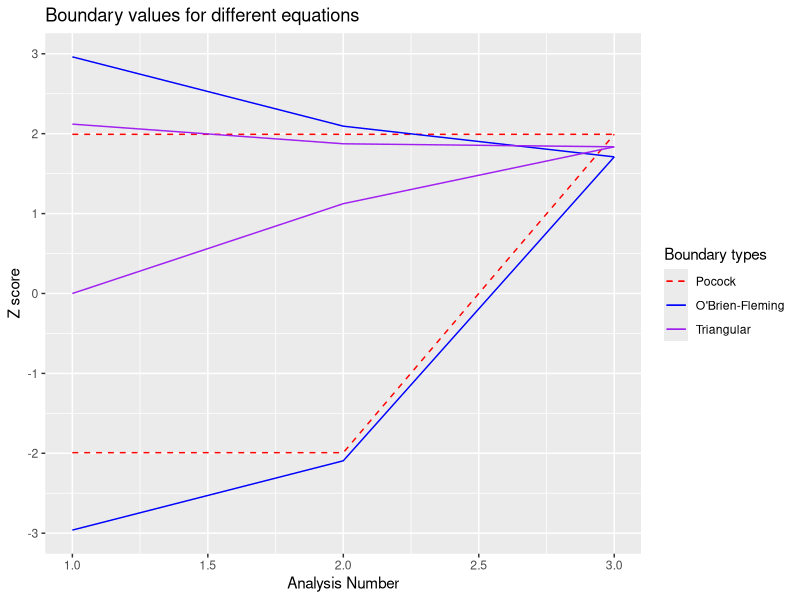
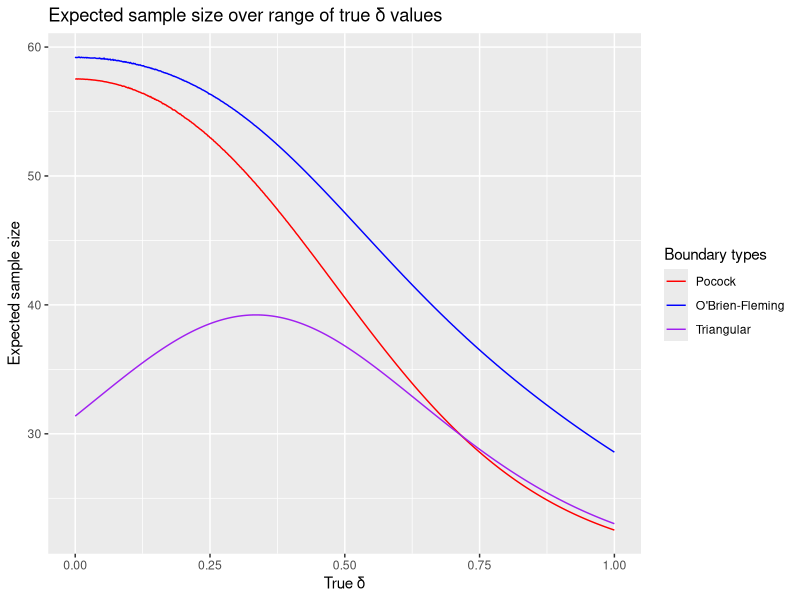
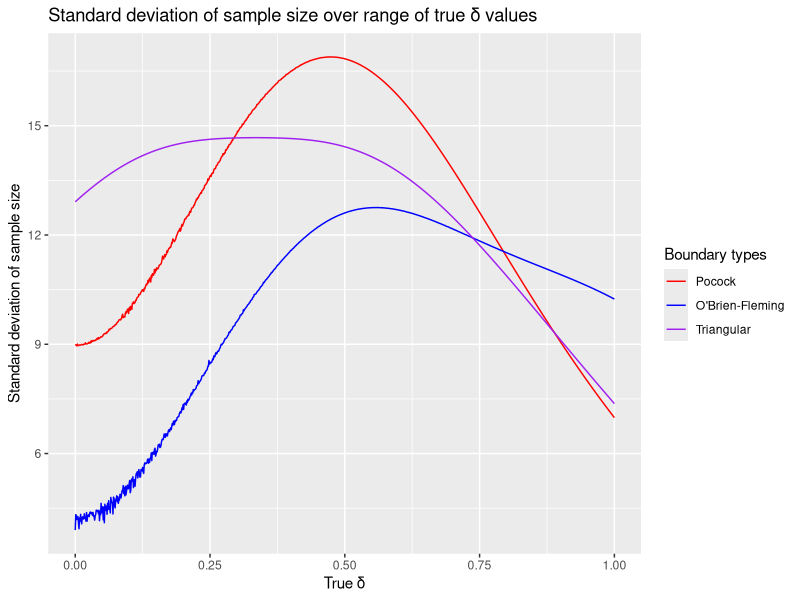
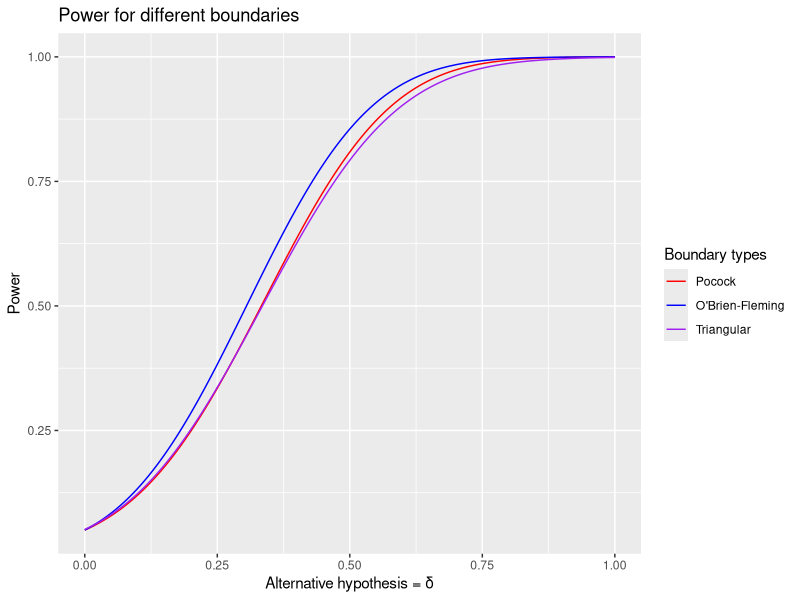

Reproduce these figures in R, in order.
## ---- chunk 1
knitr::opts_chunk$set(echo = TRUE)

# load required libraries
library(mvtnorm)
library(ggplot2)

# set the seed
set.seed(585883357)
## ---- chunk 2
gsd_simulations <- function(n_analyses = 3,
                            upper_bounds = c(2.5, 2, 1.5),
                            lower_bounds = c(0, 0.75, 1.5),
                            n_patients = c(20, 40, 60),
                            null_hypothesis = 0,
                            alt_hypothesis = 0.5,
                            variance = 1) {
  
  # sanity checks
  # sanity checks, function stops
  if(length(upper_bounds) != length(lower_bounds)) {
    stop("Warning: number of upper bounds must equal number of lower bounds")
  }
  
  if(length(n_patients) != length(upper_bounds)) {
    stop("Warning: number of patients vector must equal number of bounds")
  }
  
  if(n_analyses != length(upper_bounds)) {
    stop("Warning: number of analyses must equal number of bounds")
  }
  
  # assign values for null and alt hypotheses
  theta_0 <- null_hypothesis
  delta <- alt_hypothesis
  
  # empty mean vectors to fill
  mean_0 <- c()
  mean_1 <- c()
  
  # need to parse the upper and lower boundaries of the design
  # for futility and efficacy, must put the bounds of integration correctly 
  # for pmvnorm
  futility_l_bounds <- list()
  futility_u_bounds <- list()
  efficacy_l_bounds <- list()
  efficacy_u_bounds <- list()

  n_analyses <- length(upper_bounds)

  for (i in 1:n_analyses) {
    
    # special case of i = 1
    if (i == 1) {
      futility_l_bounds[[i]] <- lower_bounds[i]
      futility_u_bounds[[i]] <- upper_bounds[i]
      efficacy_l_bounds[[i]] <- lower_bounds[i]
      efficacy_u_bounds[[i]] <- upper_bounds[i]
      next
    }
    
    # all other cases
    futility_l_bounds[[i]] <- c(lower_bounds[1:i-1], -Inf)
    futility_u_bounds[[i]] <- c(upper_bounds[1:i-1], lower_bounds[i])
    
    efficacy_l_bounds[[i]] <- c(lower_bounds[1:i-1], upper_bounds[i])
    efficacy_u_bounds[[i]] <- c(upper_bounds[1:i-1], Inf)
  }
  
  # list of probabilities to return
  probs_to_return <- list()
  
  # list of SIGMAs
  SIGMA_list <- list()
    
  for (i in 1:n_analyses) {
    if (i == 1) next
    
    # start with diagonal matrix for SIGMA
    SIGMA <- diag(nrow = i)
    
    # n = 2, need to fill all but 11, 22
    # n = 3, need to fill all but 11, 22, 33
    # n = 4, need to fill all but 11, 22, 33, 44
    # etc. 
    for(i in 1:i) {
      for(j  in 1:i) {
        
        # leave the 1s on the diagonal, skip this iteration of for loop
        if(i == j) next
        
        # when i is less than j, the lower number of patients will be in numerator
        if(i < j) SIGMA[i,j] <- sqrt(n_patients[i] / n_patients[j])
        
        # when i is greater than j, the lower number of patients will be in numerator
        if(i > j) SIGMA[i,j] <- sqrt(n_patients[j] / n_patients[i])
        
      }
    }
    
    SIGMA_list[[i]] <- SIGMA
  }
  
  
  for (i in 1:n_analyses) {
    
    ##############
    # ANALYSIS 1 #
    ##############
    if(i == 1) {
      # mean under null
      mean_0[i] <- theta_0 * sqrt(n_patients[i]/(2*variance))
      
      # mean under alternative
      mean_1[i] <- delta * sqrt(n_patients[i]/(2*variance))
      
      # prob stop for futility, null
      futility_null <- pnorm(futility_l_bounds[[i]], 
                             mean = mean_0, 
                             sd = sqrt(variance))
      
      # prob stop for efficacy, null
      efficacy_null <- pnorm(efficacy_u_bounds[[i]], 
                             mean = mean_0, 
                             sd = sqrt(variance), 
                             lower.tail = FALSE)
  
      # prob stop for futility, alt
      futility_alt <- pnorm(futility_l_bounds[[i]], 
                            mean = mean_1, 
                            sd = sqrt(variance))
      
      # prob stop for efficacy
      efficacy_alt <- pnorm(efficacy_u_bounds[[i]], 
                            mean = mean_1, 
                            sd = sqrt(variance), 
                            lower.tail = FALSE)
      
      probs_to_return[[i]] <- c(futility_null, efficacy_null, futility_alt, efficacy_alt)
      names(probs_to_return[[i]]) <- c("futility_null", "efficacy_null", "futility_alt", "efficacy_alt")
      
      next
    }
    
    ######################
    # ALL OTHER ANALYSES #
    ######################
    
    # next mean under null
    mean_0[i] <- theta_0 * sqrt(n_patients[i] / (2 * variance))
    
    # next mean under alternative
    mean_1[i] <- delta * sqrt(n_patients[i]/ (2*variance))
    
    # bounds for these will be same
    # futility under null
    futility_null <- pmvnorm(lower = futility_l_bounds[[i]], 
                             upper = futility_u_bounds[[i]], 
                             mean = mean_0, corr = SIGMA_list[[i]])
    # futility under alt
    futility_alt <- pmvnorm(lower = futility_l_bounds[[i]], 
                            upper = futility_u_bounds[[i]], 
                            mean = mean_1, corr = SIGMA_list[[i]])
    
    # bounds for these will be same
    # futility under null
    efficacy_null <- pmvnorm(lower = efficacy_l_bounds[[i]], 
                             upper = efficacy_u_bounds[[i]],
                             mean = mean_0, corr = SIGMA_list[[i]])
    # futility under alt
    efficacy_alt <- pmvnorm(lower = efficacy_l_bounds[[i]], 
                            upper = efficacy_u_bounds[[i]], 
                            mean = mean_1, corr = SIGMA_list[[i]])
    
    probs_to_return[[i]] <- c(futility_null, efficacy_null, futility_alt, efficacy_alt)
    names(probs_to_return[[i]]) <- c("futility_null", "efficacy_null", "futility_alt", "efficacy_alt")
    
  }
    
  # vector to collect the sum of futility and efficacy probabilities
  sum_probs <- c()
  
  # get alpha and power
  alpha <- 0
  power <- 0
  
  for (i in 1:n_analyses) {
    
    # pull the probabilities from the list
    tmp_probs <- probs_to_return[[i]]
    
    # gather them into a vector
    # 3:4 because we want to calculate under the alternative
    sum_probs <- c(sum_probs, sum(tmp_probs[3:4]))
    
    alpha <- tmp_probs[2] + alpha
    power <- tmp_probs[4] + power
    
  }
  
  # calculate the expected sample size
  ess <- sum(n_patients * sum_probs)
  vss <- sum(n_patients^2 * sum_probs) - ess^2
  
  # add the expected sample size to the list
  return_values <- append(probs_to_return, values = c(ess, vss, alpha, power))
  
  # name the list
  names_for_list <- as.vector(sapply("analysis_", paste0, 1:n_analyses))
  names_for_list <- c(names_for_list, "expected_sample_size", "var_sample_size",
                      "alpha", "power")
  names(return_values) <- names_for_list
  
  # return probabilities and ESS
  return_values
}
## ---- chunk 3
pocock_bounds_ib <- function(n_analyses = 3,
                          alpha = 0.05,
                          n_patients = c(20, 40, 60)) {
  
  # the precision of the estimate for alpha
  epsilon <- 1e-8
  
  # starting upper bounds
  ub1 <- rep(0, length.out = n_analyses)
  lb1 <- -ub1
  
  # starting lower bounds
  ub2 <- rep(10, length.out = n_analyses)
  lb2 <- -ub2
  
  # first alpha calculation
  sim <- gsd_simulations(n_analyses = n_analyses,
                            upper_bounds = ub1,
                            lower_bounds = lb1,
                            n_patients = n_patients)
  
  while ( abs(sim$alpha - alpha) > epsilon) {
    
    # calculate the first midpoint
    mid_u <- (ub1 + ub2) / 2
    mid_l <- -mid_u 
    
    # calculate the simulated alpha
    sim <- gsd_simulations(n_analyses = n_analyses,
                            upper_bounds = mid_u,
                            lower_bounds = mid_l,
                            n_patients = n_patients)
    
    # 
    if (sim$alpha > alpha) {
      
      ub1 <- mid_u
      lb1 <- mid_l
      
    } else {
      
      ub2 <- mid_u
      lb2 <- mid_l
      
    }
    
  } 
  
  # return the values of interest
  return( list(upper_bounds = ub1, 
               lower_bounds = lb1, 
               simulation = sim) )
  
}
## ---- chunk 4
pocock_bounds <- function(n_analyses = 3,
                             alpha = 0.05,
                             n_patients = c(20, 40, 60)) {
  
  # the precision of the estimate for alpha
  epsilon <- 1e-8
  
  # close bounds using Bonferroni correction
  # -qnorm because the value of upper bounds must be positive
  bounds <- rep(-qnorm(alpha / n_analyses), length.out = n_analyses)
  
  # set the upper and lower bounds
  upper_bounds <- bounds
  lower_bounds <- -bounds
  
  # get alpha
  sim <- gsd_simulations(n_analyses = n_analyses,
                         upper_bounds = upper_bounds,
                         lower_bounds = lower_bounds,
                         n_patients = n_patients)
  
  # while the absolute value of the difference is larger than the precision
  while(abs(sim$alpha - alpha) >= epsilon) {
    
    # if we are above alpha, increase the magnitude of the bounds
    if( (sim$alpha - alpha) > epsilon) {
      
      bounds <- bounds + abs(sim$alpha - alpha)
  
    # if we are below alpha, decrease the magnitude of the bounds
    } else if ( (sim$alpha - alpha) < epsilon ) {
      
      bounds <- bounds - abs(sim$alpha - alpha)

    }
    
    # save the new bounds
    upper_bounds <- bounds
    lower_bounds <- -bounds
    
    # get the new value of alpha
    sim <- gsd_simulations(n_analyses = n_analyses,
                           upper_bounds = upper_bounds,
                           lower_bounds = lower_bounds,
                           n_patients = n_patients)
  }
  
  # return the values of interest
  return( list(upper_bounds = upper_bounds, 
               lower_bounds = lower_bounds, 
               simulation = sim) )

}
## ---- chunk 5
bench::mark(
  pocock_bounds(),
  pocock_bounds_ib(),
  check = FALSE
)
## ---- chunk 6
of_bounds_ib <- function(n_analyses = 3,
                          alpha = 0.05,
                          n_patients = c(20, 40, 60)) {
  
  # the precision of the estimate for alpha
  epsilon <- 1e-8
  
  # starting upper bounds
  ub1 <- rep(0, length.out = n_analyses)
  lb1 <- -ub1
  
  # starting lower bounds
  ub2 <- rep(10, length.out = n_analyses)
  lb2 <- -ub2
  
  # ob bounds
  ob_u1 <- ub1 * (1:n_analyses / n_analyses)^-0.5
  ob_l1 <- -ob_u1
  
  ob_u2 <- ub2 * (1:n_analyses / n_analyses)^-0.5
  ob_l2 <- -ob_u2
  
  # first alpha calculation
  sim <- gsd_simulations(n_analyses = n_analyses,
                            upper_bounds = ob_u1,
                            lower_bounds = ob_l1,
                            n_patients = n_patients)
  
  while ( abs(sim$alpha - alpha) > epsilon) {
    
    # calculate the first midpoint
    mid_u <- (ub1 + ub2) / 2
    mid_l <- -mid_u 
    
    # get ob bounds
    mid_ob_u <- mid_u * (1:n_analyses / n_analyses)^-0.5
    mid_ob_l <- -mid_ob_u
    
    # calculate the simulated alpha
    sim <- gsd_simulations(n_analyses = n_analyses,
                            upper_bounds = mid_ob_u,
                            lower_bounds = mid_ob_l,
                            n_patients = n_patients)
    
    # 
    if (sim$alpha > alpha) {
      
      ub1 <- mid_u
      lb1 <- mid_l
      
    } else {
      
      ub2 <- mid_u
      lb2 <- mid_l
      
    }
    
  } 
  
  # return the values of interest
  return( list(upper_bounds = mid_ob_u, 
               lower_bounds = mid_ob_l, 
               simulation = sim) )
  
}
## ---- chunk 7
of_bounds <-  function(n_analyses = 3,
                       alpha = 0.05,
                       n_patients = c(20, 40, 60)) {
  
  # the precision of the estimate for alpha
  epsilon <- 1e-8
  
  # close bounds using Bonferroni correction
  # -qnorm because the value of upper bounds must be positive
  bounds <- rep(-qnorm(alpha / n_analyses), length.out = n_analyses)
  
  # modify the bounds using OF multiple
  of_bounds <- bounds * (1:n_analyses / n_analyses)^-0.5
  
  # set the upper and lower bounds
  upper_bounds <- of_bounds
  lower_bounds <- -of_bounds
  
  # get alpha
  sim <- gsd_simulations(n_analyses = n_analyses,
                         upper_bounds = upper_bounds,
                         lower_bounds = lower_bounds,
                         n_patients = n_patients)
  
  # while the absolute value of the difference is larger than the precision
  while(abs(sim$alpha - alpha) >= epsilon) {
    
    # if we are above alpha, increase the magnitude of the bounds
    if( (sim$alpha - alpha) > epsilon) {
      
      bounds <- bounds + abs(sim$alpha - alpha)
  
    # if we are below alpha, decrease the magnitude of the bounds
    } else if ( (sim$alpha - alpha) < epsilon ) {
      
      bounds <- bounds - abs(sim$alpha - alpha)

    }
    
    # modify the bounds using OF multiple
    of_bounds <- bounds * (1:n_analyses / n_analyses)^-0.5
    
    # save the new bounds
    upper_bounds <- of_bounds
    lower_bounds <- -of_bounds
    
    # get the new value of alpha
    sim <- gsd_simulations(n_analyses = n_analyses,
                           upper_bounds = upper_bounds,
                           lower_bounds = lower_bounds,
                           n_patients = n_patients)
  }
  
  # return the values of interest
  return( list(upper_bounds = upper_bounds, 
               lower_bounds = lower_bounds, 
               simulation = sim) )

  
}
## ---- chunk 8
of_bounds()
## ---- chunk 9
bench::mark(
  of_bounds(),
  of_bounds_ib(),
  check = FALSE
)
## ---- chunk 10
tri_bounds <- function(n_analyses = 3,
                       alpha = 0.05,
                       delta = 0.5) {
  
  I_L_term1 <- (4 * (0.583^2)) / n_analyses
  I_L_term2 <- 8 * log(1/(2*alpha))
  I_L_term3 <- (2 * 0.583) / sqrt(n_analyses)
  
  I_L <- (sqrt(I_L_term1 + I_L_term2) - I_L_term3)^2 * (1 / delta)^2
  
  bounds_term1 <- (2/delta) * log(1/(2*alpha))
  bounds_term2 <- 0.583 * sqrt(I_L / n_analyses)
  
  analysis_fracs <- (1:n_analyses / n_analyses)
  
  I_L_fracs <- I_L * analysis_fracs
  
  e_l <- (bounds_term1 - bounds_term2 + ((0.25*delta) * analysis_fracs * I_L )) / sqrt(I_L_fracs)

  f_l <- (-bounds_term1 + bounds_term2 + ((0.75*delta) * analysis_fracs * I_L )) / sqrt(I_L_fracs)
  
  return(list(upper_bounds = e_l, lower_bounds = f_l, info = I_L_fracs))
  
}
## ---- chunk 11
pocock_bounds <- function(n_analyses = 3,
                          alpha = 0.05,
                          n_patients = c(20, 40, 60)) {
  
  # the precision of the estimate for alpha
  epsilon <- 1e-8
  
  # starting upper bounds
  ub1 <- rep(0, length.out = n_analyses)
  lb1 <- -ub1
  
  # starting lower bounds
  ub2 <- rep(10, length.out = n_analyses)
  lb2 <- -ub2
  
  # first alpha calculation
  sim <- gsd_simulations(n_analyses = n_analyses,
                            upper_bounds = ub1,
                            lower_bounds = lb1,
                            n_patients = n_patients)
  
  while ( abs(sim$alpha - alpha) > epsilon) {
    
    # calculate the first midpoint
    mid_u <- (ub1 + ub2) / 2
    mid_l <- -mid_u 
    
    # calculate the simulated alpha
    sim <- gsd_simulations(n_analyses = n_analyses,
                            upper_bounds = mid_u,
                            lower_bounds = mid_l,
                            n_patients = n_patients)
    
    # 
    if (sim$alpha > alpha) {
      
      ub1 <- mid_u
      lb1 <- mid_l
      
    } else {
      
      ub2 <- mid_u
      lb2 <- mid_l
      
    }
    
  } 
  
  # return the values of interest
  return( list(upper_bounds = ub1, 
               lower_bounds = c(lb1[1:n_analyses-1], ub1[n_analyses]), 
               simulation = sim) )
  
}
## ---- chunk 12
of_bounds <- function(n_analyses = 3,
                          alpha = 0.05,
                          n_patients = c(20, 40, 60)) {
  
  # the precision of the estimate for alpha
  epsilon <- 1e-8
  
  # starting upper bounds
  ub1 <- rep(0, length.out = n_analyses)
  lb1 <- -ub1
  
  # starting lower bounds
  ub2 <- rep(10, length.out = n_analyses)
  lb2 <- -ub2
  
  # ob bounds
  ob_u1 <- ub1 * (1:n_analyses / n_analyses)^-0.5
  ob_l1 <- -ob_u1
  
  ob_u2 <- ub2 * (1:n_analyses / n_analyses)^-0.5
  ob_l2 <- -ob_u2
  
  # first alpha calculation
  sim <- gsd_simulations(n_analyses = n_analyses,
                            upper_bounds = ob_u1,
                            lower_bounds = ob_l1,
                            n_patients = n_patients)
  
  while ( abs(sim$alpha - alpha) > epsilon) {
    
    # calculate the first midpoint
    mid_u <- (ub1 + ub2) / 2
    mid_l <- -mid_u 
    
    # get ob bounds
    mid_ob_u <- mid_u * (1:n_analyses / n_analyses)^-0.5
    mid_ob_l <- -mid_ob_u
    
    # calculate the simulated alpha
    sim <- gsd_simulations(n_analyses = n_analyses,
                            upper_bounds = mid_ob_u,
                            lower_bounds = mid_ob_l,
                            n_patients = n_patients)
    
    # 
    if (sim$alpha > alpha) {
      
      ub1 <- mid_u
      lb1 <- mid_l
      
    } else {
      
      ub2 <- mid_u
      lb2 <- mid_l
      
    }
    
  } 
  
  # return the values of interest
  return( list(upper_bounds = mid_ob_u, 
               lower_bounds = c(mid_ob_l[1:n_analyses-1], mid_ob_u[n_analyses]), 
               simulation = sim) )
  
}
## ---- chunk 13
pocock_bounds()
of_bounds()
## ---- chunk 14
pocock_bounds <- pocock_bounds()
of_bounds <- of_bounds()
tri_bounds <- tri_bounds()
## ---- chunk 15
deltas <- seq(from = 0, to = 1, by = 0.001)
## ---- chunk 16
pk_power <- vector(mode = "numeric", length = length(deltas))
pk_ess <- vector(mode = "numeric", length = length(deltas))
pk_vss <- vector(mode = "numeric", length = length(deltas))

for (i in 1:length(deltas)) {
  
  sim <- gsd_simulations(upper_bounds = pocock_bounds$upper_bounds,
                         lower_bounds = pocock_bounds$lower_bounds,
                         alt_hypothesis = deltas[i])
  
  pk_power[i] <- sim$power
  pk_ess[i] <- sim$expected_sample_size
  pk_vss[i] <- sim$var_sample_size
}
## ---- chunk 17
of_power <- vector(mode = "numeric", length = length(deltas))
of_ess <- vector(mode = "numeric", length = length(deltas))
of_vss <- vector(mode = "numeric", length = length(deltas))

for (i in 1:length(deltas)) {
  
  sim <- gsd_simulations(upper_bounds = of_bounds$upper_bounds,
                         lower_bounds = of_bounds$lower_bounds,
                         alt_hypothesis = deltas[i])
  
  of_power[i] <- sim$power
  of_ess[i] <- sim$expected_sample_size
  of_vss[i] <- sim$var_sample_size
}
## ---- chunk 18
tr_power <- vector(mode = "numeric", length = length(deltas))
tr_ess <- vector(mode = "numeric", length = length(deltas))
tr_vss <- vector(mode = "numeric", length = length(deltas))

for (i in 1:length(deltas)) {
  
  sim <- gsd_simulations(upper_bounds = tri_bounds$upper_bounds,
                         lower_bounds = tri_bounds$lower_bounds,
                         alt_hypothesis = deltas[i])
  
  tr_power[i] <- sim$power
  tr_ess[i] <- sim$expected_sample_size
  tr_vss[i] <- sim$var_sample_size
  
}
## ---- chunk 19
ggplot() +
  geom_line(mapping = aes(x = 1:3, y = pocock_bounds$upper_bounds, color = "Pocock"),
            linetype = 2) +
  geom_line(mapping = aes(x = 1:3, y = pocock_bounds$lower_bounds, color = "Pocock"),
            linetype = 2) +
  geom_line(mapping = aes(x = 1:3, y = of_bounds$upper_bounds, color = "O'Brien-Fleming")) +
  geom_line(mapping = aes(x = 1:3, y = of_bounds$lower_bounds, color = "O'Brien-Fleming")) +
  geom_line(mapping = aes(x = 1:3, y = tri_bounds$upper_bounds, color = "Triangular")) +
  geom_line(mapping = aes(x = 1:3, y = tri_bounds$lower_bounds, color = "Triangular")) +
  scale_color_manual(name = "Boundary types",
                   breaks = c("Pocock", "O'Brien-Fleming", "Triangular"),
                   values = c("Pocock" = "red", 
                              "O'Brien-Fleming" = "blue", 
                              "Triangular" = "purple")) +
  labs(x = "Analysis Number", y = "Z score", 
       title = "Boundary values for different equations")
## ---- chunk 20
ggplot() + 
  geom_line(mapping = aes(x = deltas, y = pk_ess, color = "Pocock")) +
  geom_line(mapping = aes(x = deltas, y = of_ess, color = "O'Brien-Fleming")) +
  geom_line(mapping = aes(x = deltas, y = tr_ess, color = "Triangular")) +
  scale_color_manual(name = "Boundary types",
                     breaks = c("Pocock", "O'Brien-Fleming", "Triangular"),
                     values = c("Pocock" = "red", 
                                "O'Brien-Fleming" = "blue", 
                                "Triangular" = "purple")) +
  labs(x = "True \u03B4", y = "Expected sample size", 
       title = "Expected sample size over range of true \u03B4 values")
## ---- chunk 21
ggplot() + 
  geom_line(mapping = aes(x = deltas, y = sqrt(pk_vss), color = "Pocock")) +
  geom_line(mapping = aes(x = deltas, y = sqrt(of_vss), color = "O'Brien-Fleming")) +
  geom_line(mapping = aes(x = deltas, y = sqrt(tr_vss), color = "Triangular")) +
  scale_color_manual(name = "Boundary types",
                     breaks = c("Pocock", "O'Brien-Fleming", "Triangular"),
                     values = c("Pocock" = "red", 
                                "O'Brien-Fleming" = "blue", 
                                "Triangular" = "purple")) +
  labs(x = "True \u03B4", y = "Standard deviation of sample size", 
       title = "Standard deviation of sample size over range of true \u03B4 values")
## ---- chunk 22
ggplot() +
  geom_line(mapping = aes(x = deltas, y = pk_power, color = "Pocock")) + 
  geom_line(mapping = aes(x = deltas, y = of_power, color = "O'Brien-Fleming")) + 
  geom_line(mapping = aes(x = deltas, y = tr_power, color = "Triangular")) +
  scale_color_manual(name = "Boundary types",
                     breaks = c("Pocock", "O'Brien-Fleming", "Triangular"),
                     values = c("Pocock" = "red",
                                "O'Brien-Fleming" = "blue",
                                "Triangular" = "purple")) +
  labs(x = "Alternative hypothesis = \u03B4", 
       y = "Power", 
       title = "Power for different boundaries")
